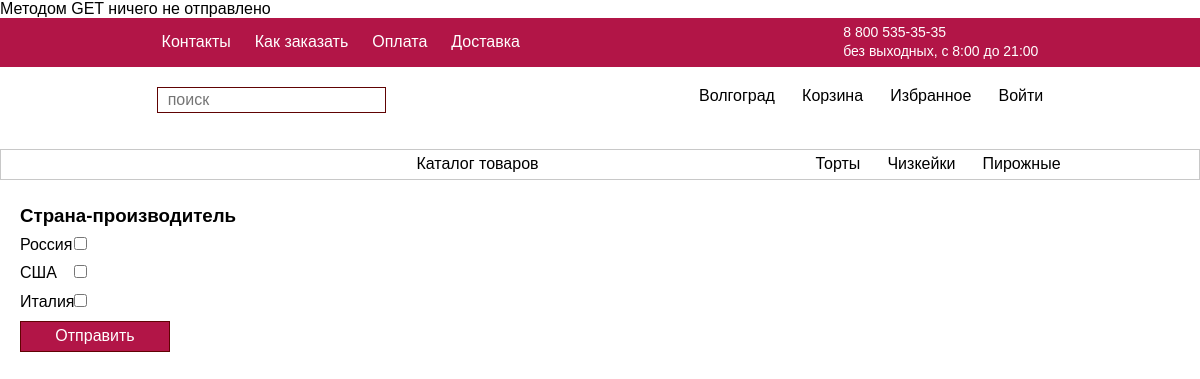
The app's page /genreselect.php with its own data.
### tables this page shows
CREATE TABLE `categories` (
  `id` int NOT NULL,
  `name` varchar(255) NOT NULL
);

CREATE TABLE `countries` (
  `id` int NOT NULL,
  `name` varchar(255) NOT NULL
);

### genreselect.php (the view, shortened to what this page needs)
<?php
include_once 'connect.php';
?>
<!DOCTYPE html>
<html lang="ru">
<head>
    <link rel="stylesheet" href="css/style.css">
    <link rel="stylesheet" href="css/normalize.css">
</head>
<body>
    <main class="main">
        <header class="header">
            <div class="container header__container">
                <nav class="header__top__nav nav">
                    <ul class="nav__list">
                        <li class="nav__item"><a href="#" class="nav__link">Контакты</a></li>
                        <li class="nav__item"><a href="#" class="nav__link">Как заказать</a></li>
                        <li class="nav__item"><a href="#" class="nav__link">Оплата</a></li>
                        <li class="nav__item"><a href="#" class="nav__link">Доставка</a></li>
                    </ul>
                    <ul class="nav__list-end">
                        <li class="nav__item"><span class="nav__top-text">8 800 535-35-35</span>
                            <br>
                        <li class="nav__item"><span class="nav__top-text">без выходных, с 8:00 до 21:00</span>
                        </li>
                    </ul>
                </nav>
            </div>
        </header>
        <div class="header__none">
            <div class="container header__container">
                <div class="header__wrapper log-block">
                    <form action="actiontest.php" class="log-block__form search" method="GET">
                        <input type="text" class="search__input" name="search_string" placeholder="поиск">
                    </form>
                    <nav class="log-block__nav nav">
                        <ul class="log-nav-list">
                            <li class="log-nav-item"><a href="#" class="log-nav-ink">Волгоград</a></li>
                            <li class="log-nav-item"><a href="#" class="log-nav-link">Корзина</a></li>
                            <li class="log-nav-item"><a href="#" class="log-nav-link">Избранное</a></li>
                            <?php
                            if (isset($_SESSION["id"])) {
                                echo "<a href='profile.php?userid=" . $_SESSION['id'] . "' class='login__link'>" . $_SESSION["login"] . "</a>";
                                echo "<a href='reg/exit.php' class='login__link'>Выйти</a>";
                            } else {
                                echo "<a href='reg/auth.php' class='login__link'>Войти</a>";
                            }
                            ?>
                        </ul>
                    </nav>
                </div>
                <?php
                $genreSelect = "SELECT * FROM `countries`";
                $genreSelectResult = mysqli_query($connect, $genreSelect);
                $categorySelect = "SELECT * FROM `categories`";
                $categorySelectResult = mysqli_query($connect, $categorySelect);
                ?>
                <div class="container main__container">
                    <div class="header__wrapper-main main-block">
                        <a href="index.php">
                            <a href="http://sladosty/index.php"><span class="burger__item-text">Каталог товаров</span></a>
                        </a>
                        <ul class="log-nav-list">
                            <?php
                            foreach ($categorySelectResult as $categoryRow) {
                                echo "<li class='log-nav-item'>";
                                echo "<a href='category.php?categoryid="  . $categoryRow['id'] . "' class='log-nav-link'>" . $categoryRow['name'] . "</a>";
                                echo "</li>";
                            }
                            ?>
                        </ul>
                    </div>
                </div>
            </div>
        </div>
        <aside class="promo__aside aside">
            <form class="aside__form form" method="GET" action="genreselect.php">
                <h3 class="form__label">Страна-производитель</h3>
                <div class="form__checkbox__wrapper">
                    <?php
                    include_once 'filter.php'
                    ?>
                </div>
                <input type="submit" class="aside__button" value="Отправить">
            </form>
        </aside>
        <section class="main__section store">
            <div class="container store__container">
                <div class="store__wrapper product">
                </div>
            </div>
        </section>
    </main>
</body>
</html>

### filter.php
<?php
echo "<div class='form__genres'>";
foreach ($genreSelectResult as $genreRow) {
    echo "<div class='aside__checkbox checkbox'>";
    echo "<label for='" . $genreRow['name'] . "' class='checkbox__label'>" . $genreRow['name'] . "</label>";
    echo "<input type='checkbox' name='genres[]' id='" . $genreRow['name'] . "' value='" . $genreRow['name'] . "'>";
    echo "</div>";
}
echo "</div>";

### css/style.css (style rules this page uses)
html { box-sizing: border-box; }
*, *::after, *::before { box-sizing: inherit; }
a { text-decoration: none; color: inherit; }
ul { list-style: none; padding: 0; margin: 0; }
body { min-width: 320px; font-family: sans-serif; }
.container { margin: 0 auto; max-width: 1200px; }
.header { background-color: rgb(178, 21, 71); }
.header__top__nav { display: flex; justify-content: space-around; padding: 5px 0px; color: rgb(255, 255, 255); }
.nav__list { display: flex; gap: 1.5em; padding: 10px 0; }
.nav__top-text { font-size: 14px; }
.header__wrapper { padding: 20px 0; display: flex; justify-content: space-around; }
.log-nav-list { display: flex; gap: 1.7em; }
.header__wrapper-main { margin-bottom: 15px; padding: 5px 0; display: flex; justify-content: space-around; border: 1px solid rgb(200, 200, 200); }
.aside__button { border: 1px solid rgb(96, 3, 3); background-color: rgb(178, 21, 71); color: rgb(255, 255, 255); padding: 5px 10px; cursor: pointer; }
.search__input { border: 1px solid rgb(96, 3, 3); padding: 3px 10px; }
.store__wrapper { display: flex; min-height: 450px; padding: 10px 10px; }
.promo__aside { display: flex; flex-direction: column; padding: 10px 20px; align-items: flex-start; position:absolute; }
.aside__form { display: flex; flex-direction: column; min-width: 50%; }
.aside__button { max-width: 150px; }
.aside__checkbox { display: flex; justify-content: space-between; align-items: baseline; margin-bottom: 10px; }
.form__label { margin: 0; margin-bottom: 10px; }
.form__genres { margin-right: 10px; }
.form__checkbox__wrapper { display: flex; flex-direction: row; }

### records on screen
categories: name "Торты"
categories: name "Чизкейки"
categories: name "Пирожные"
countries: name "Россия"
countries: name "США"
countries: name "Италия"
